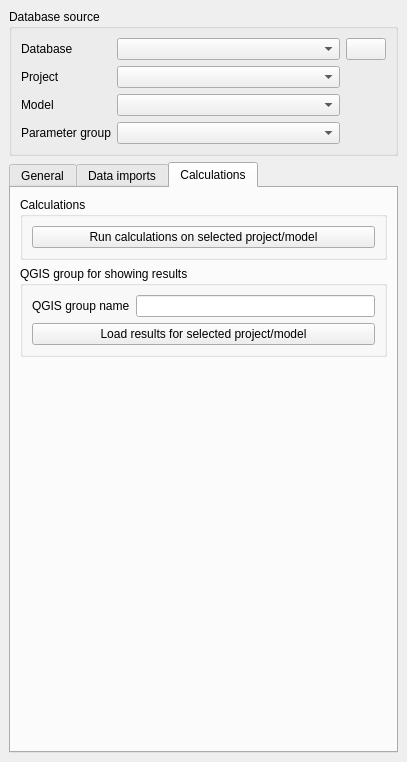
<?xml version="1.0" encoding="UTF-8"?>
<ui version="4.0">
 <class>GroundwaterDamageCostDockWidgetBase</class>
 <widget class="QDockWidget" name="GroundwaterDamageCostDockWidgetBase">
  <property name="geometry">
   <rect>
    <x>0</x>
    <y>0</y>
    <width>407</width>
    <height>762</height>
   </rect>
  </property>
  <property name="windowTitle">
   <string>Shallow Groundwater Damage</string>
  </property>
  <widget class="QWidget" name="dockWidgetContents">
   <layout class="QVBoxLayout" name="verticalLayout_5">
    <item>
     <widget class="QGroupBox" name="gbDatabase">
      <property name="title">
       <string>Database source</string>
      </property>
      <property name="checkable">
       <bool>false</bool>
      </property>
      <property name="checked">
       <bool>false</bool>
      </property>
      <layout class="QVBoxLayout" name="verticalLayout_2">
       <item>
        <layout class="QGridLayout" name="gridLayout">
         <item row="1" column="0">
          <widget class="QLabel" name="label_8">
           <property name="sizePolicy">
            <sizepolicy hsizetype="Preferred" vsizetype="Preferred">
             <horstretch>0</horstretch>
             <verstretch>0</verstretch>
            </sizepolicy>
           </property>
           <property name="text">
            <string>Project</string>
           </property>
          </widget>
         </item>
         <item row="0" column="1">
          <widget class="QComboBox" name="cbDatabase">
           <property name="sizePolicy">
            <sizepolicy hsizetype="Preferred" vsizetype="Fixed">
             <horstretch>5</horstretch>
             <verstretch>0</verstretch>
            </sizepolicy>
           </property>
          </widget>
         </item>
         <item row="0" column="0">
          <widget class="QLabel" name="label_7">
           <property name="sizePolicy">
            <sizepolicy hsizetype="Preferred" vsizetype="Preferred">
             <horstretch>0</horstretch>
             <verstretch>0</verstretch>
            </sizepolicy>
           </property>
           <property name="text">
            <string>Database</string>
           </property>
          </widget>
         </item>
         <item row="3" column="0">
          <widget class="QLabel" name="label_23">
           <property name="sizePolicy">
            <sizepolicy hsizetype="Preferred" vsizetype="Preferred">
             <horstretch>0</horstretch>
             <verstretch>0</verstretch>
            </sizepolicy>
           </property>
           <property name="text">
            <string>Parameter group</string>
           </property>
          </widget>
         </item>
         <item row="0" column="2">
          <widget class="QPushButton" name="pbDatabase">
           <property name="sizePolicy">
            <sizepolicy hsizetype="Minimum" vsizetype="Fixed">
             <horstretch>0</horstretch>
             <verstretch>0</verstretch>
            </sizepolicy>
           </property>
           <property name="text">
            <string/>
           </property>
          </widget>
         </item>
         <item row="3" column="1">
          <widget class="QComboBox" name="cbParameterGroup">
           <property name="sizePolicy">
            <sizepolicy hsizetype="Preferred" vsizetype="Fixed">
             <horstretch>5</horstretch>
             <verstretch>0</verstretch>
            </sizepolicy>
           </property>
          </widget>
         </item>
         <item row="2" column="1">
          <widget class="QComboBox" name="cbModel">
           <property name="sizePolicy">
            <sizepolicy hsizetype="Preferred" vsizetype="Fixed">
             <horstretch>5</horstretch>
             <verstretch>0</verstretch>
            </sizepolicy>
           </property>
          </widget>
         </item>
         <item row="2" column="0">
          <widget class="QLabel" name="label_20">
           <property name="sizePolicy">
            <sizepolicy hsizetype="Preferred" vsizetype="Preferred">
             <horstretch>0</horstretch>
             <verstretch>0</verstretch>
            </sizepolicy>
           </property>
           <property name="text">
            <string>Model</string>
           </property>
          </widget>
         </item>
         <item row="1" column="1">
          <widget class="QComboBox" name="cbProject">
           <property name="sizePolicy">
            <sizepolicy hsizetype="Preferred" vsizetype="Fixed">
             <horstretch>5</horstretch>
             <verstretch>0</verstretch>
            </sizepolicy>
           </property>
          </widget>
         </item>
        </layout>
       </item>
      </layout>
     </widget>
    </item>
    <item>
     <widget class="QTabWidget" name="twFloodDamageCost">
      <property name="currentIndex">
       <number>2</number>
      </property>
      <widget class="QWidget" name="tab">
       <attribute name="title">
        <string>General</string>
       </attribute>
       <layout class="QVBoxLayout" name="verticalLayout_6">
        <item>
         <widget class="QGroupBox" name="groupBox_4">
          <property name="title">
           <string>Create database</string>
          </property>
          <layout class="QVBoxLayout" name="verticalLayout">
           <item>
            <layout class="QGridLayout" name="gridLayout_3">
             <item row="0" column="0">
              <widget class="QLabel" name="label_25">
               <property name="sizePolicy">
                <sizepolicy hsizetype="Preferred" vsizetype="Preferred">
                 <horstretch>0</horstretch>
                 <verstretch>0</verstretch>
                </sizepolicy>
               </property>
               <property name="text">
                <string>DB server URI</string>
               </property>
              </widget>
             </item>
             <item row="0" column="1">
              <widget class="QLineEdit" name="leDBServerURI">
               <property name="toolTip">
                <string>&lt;html&gt;&lt;head/&gt;&lt;body&gt;&lt;p&gt;&lt;span style=&quot; font-weight:700;&quot;&gt;URI for administrative database on the server, where the new database will be located&lt;br/&gt;&lt;br/&gt;Usage:&lt;/span&gt; postgresql://[user[:password]@][netloc][:port][/dbname]&lt;br/&gt;&lt;span style=&quot; font-weight:700;&quot;&gt;Example&lt;/span&gt;: &lt;span style=&quot; font-style:italic;&quot;&gt;postgresql://postgres:mypassword@localhost:5432/postgres&lt;/span&gt;&lt;/p&gt;&lt;/body&gt;&lt;/html&gt;</string>
               </property>
               <property name="text">
                <string>postgres://postgres:ukulemy@localhost:5432/postgres</string>
               </property>
              </widget>
             </item>
             <item row="1" column="0">
              <widget class="QLabel" name="label_21">
               <property name="sizePolicy">
                <sizepolicy hsizetype="Preferred" vsizetype="Preferred">
                 <horstretch>0</horstretch>
                 <verstretch>0</verstretch>
                </sizepolicy>
               </property>
               <property name="text">
                <string>Name, new database</string>
               </property>
              </widget>
             </item>
             <item row="1" column="1">
              <widget class="QLineEdit" name="leDBNewName">
               <property name="toolTip">
                <string>&lt;html&gt;&lt;head/&gt;&lt;body&gt;&lt;p&gt;&lt;span style=&quot; font-weight:700;&quot;&gt;Name of the (new) database.&lt;/span&gt;&lt;/p&gt;&lt;p&gt;If the database already exist, &lt;span style=&quot; font-style:italic;&quot;&gt;any&lt;/span&gt; TGV related schemas and tables &lt;span style=&quot; font-weight:700;&quot;&gt;will be dropped&lt;/span&gt; and replaced with new, empty versions.&lt;/p&gt;&lt;/body&gt;&lt;/html&gt;</string>
               </property>
               <property name="whatsThis">
                <string>sadfasdf</string>
               </property>
               <property name="text">
                <string/>
               </property>
              </widget>
             </item>
             <item row="2" column="0">
              <widget class="QLabel" name="label_22">
               <property name="sizePolicy">
                <sizepolicy hsizetype="Preferred" vsizetype="Preferred">
                 <horstretch>0</horstretch>
                 <verstretch>0</verstretch>
                </sizepolicy>
               </property>
               <property name="text">
                <string>QGIS DB connection name</string>
               </property>
              </widget>
             </item>
             <item row="2" column="1">
              <widget class="QLineEdit" name="leConnectioName">
               <property name="toolTip">
                <string>&lt;html&gt;&lt;head/&gt;&lt;body&gt;&lt;p&gt;&lt;span style=&quot; font-weight:700;&quot;&gt;QGIS connection name for the new database&lt;/span&gt;. &lt;br/&gt;&lt;/p&gt;&lt;p&gt;After successful creation of the new database the QGIS connection will be created and will be used as connection for the &amp;quot;Shallow Groundwater Damage&amp;quot; plugin &lt;/p&gt;&lt;/body&gt;&lt;/html&gt;</string>
               </property>
               <property name="whatsThis">
                <string>sadfasdf</string>
               </property>
               <property name="text">
                <string/>
               </property>
              </widget>
             </item>
            </layout>
           </item>
           <item>
            <widget class="QPushButton" name="pbCreateDabase">
             <property name="sizePolicy">
              <sizepolicy hsizetype="Minimum" vsizetype="Fixed">
               <horstretch>9</horstretch>
               <verstretch>0</verstretch>
              </sizepolicy>
             </property>
             <property name="text">
              <string>Create database</string>
             </property>
            </widget>
           </item>
          </layout>
         </widget>
        </item>
        <item>
         <widget class="QGroupBox" name="groupBox_5">
          <property name="title">
           <string>QGIS group for editing</string>
          </property>
          <layout class="QVBoxLayout" name="verticalLayout_3">
           <item>
            <layout class="QHBoxLayout" name="horizontalLayout">
             <item>
              <widget class="QLabel" name="label_27">
               <property name="sizePolicy">
                <sizepolicy hsizetype="Preferred" vsizetype="Preferred">
                 <horstretch>0</horstretch>
                 <verstretch>0</verstretch>
                </sizepolicy>
               </property>
               <property name="text">
                <string>QGIS group name</string>
               </property>
              </widget>
             </item>
             <item>
              <widget class="QLineEdit" name="leEditingName"/>
             </item>
            </layout>
           </item>
           <item>
            <layout class="QHBoxLayout" name="horizontalLayout_5">
             <item>
              <widget class="QPushButton" name="pbLoadCurrent">
               <property name="sizePolicy">
                <sizepolicy hsizetype="Minimum" vsizetype="Fixed">
                 <horstretch>9</horstretch>
                 <verstretch>0</verstretch>
                </sizepolicy>
               </property>
               <property name="text">
                <string>Load current data set</string>
               </property>
              </widget>
             </item>
             <item>
              <widget class="QPushButton" name="pbUpdateData">
               <property name="sizePolicy">
                <sizepolicy hsizetype="Minimum" vsizetype="Fixed">
                 <horstretch>9</horstretch>
                 <verstretch>0</verstretch>
                </sizepolicy>
               </property>
               <property name="text">
                <string>Update project / model</string>
               </property>
              </widget>
             </item>
            </layout>
           </item>
          </layout>
         </widget>
        </item>
        <item>
         <spacer name="verticalSpacer_2">
          <property name="orientation">
           <enum>Qt::Orientation::Vertical</enum>
          </property>
          <property name="sizeHint" stdset="0">
           <size>
            <width>20</width>
            <height>381</height>
           </size>
          </property>
         </spacer>
        </item>
       </layout>
      </widget>
      <widget class="QWidget" name="data_import">
       <attribute name="title">
        <string>Data imports</string>
       </attribute>
       <layout class="QVBoxLayout" name="verticalLayout_13">
        <item>
         <widget class="QGroupBox" name="groupBox_9">
          <property name="title">
           <string>Import Buildings</string>
          </property>
          <layout class="QVBoxLayout" name="verticalLayout_4">
           <item>
            <layout class="QGridLayout" name="gridLayout_2">
             <item row="0" column="0">
              <widget class="QLabel" name="label_34">
               <property name="sizePolicy">
                <sizepolicy hsizetype="Preferred" vsizetype="Preferred">
                 <horstretch>0</horstretch>
                 <verstretch>0</verstretch>
                </sizepolicy>
               </property>
               <property name="text">
                <string>Buildings data path</string>
               </property>
              </widget>
             </item>
             <item row="0" column="1">
              <widget class="QgsFileWidget" name="qfwBuildings">
               <property name="dialogTitle">
                <string>Creat QGIS project file</string>
               </property>
              </widget>
             </item>
             <item row="1" column="0">
              <widget class="QLabel" name="label_15">
               <property name="sizePolicy">
                <sizepolicy hsizetype="Preferred" vsizetype="Preferred">
                 <horstretch>0</horstretch>
                 <verstretch>0</verstretch>
                </sizepolicy>
               </property>
               <property name="text">
                <string>Import format</string>
               </property>
              </widget>
             </item>
             <item row="1" column="1">
              <widget class="QComboBox" name="cbBuildingFormat">
               <property name="sizePolicy">
                <sizepolicy hsizetype="Preferred" vsizetype="Fixed">
                 <horstretch>5</horstretch>
                 <verstretch>0</verstretch>
                </sizepolicy>
               </property>
              </widget>
             </item>
            </layout>
           </item>
           <item>
            <widget class="QPushButton" name="pbImportBuilding">
             <property name="sizePolicy">
              <sizepolicy hsizetype="Minimum" vsizetype="Fixed">
               <horstretch>9</horstretch>
               <verstretch>0</verstretch>
              </sizepolicy>
             </property>
             <property name="text">
              <string>Import building data</string>
             </property>
            </widget>
           </item>
          </layout>
         </widget>
        </item>
        <item>
         <widget class="QGroupBox" name="groupBox_11">
          <property name="title">
           <string>Import depth data</string>
          </property>
          <layout class="QVBoxLayout" name="verticalLayout_9">
           <item>
            <layout class="QGridLayout" name="gridLayout_5">
             <item row="0" column="0">
              <widget class="QLabel" name="label_35">
               <property name="sizePolicy">
                <sizepolicy hsizetype="Preferred" vsizetype="Preferred">
                 <horstretch>0</horstretch>
                 <verstretch>0</verstretch>
                </sizepolicy>
               </property>
               <property name="text">
                <string>Depth data path</string>
               </property>
              </widget>
             </item>
             <item row="0" column="1">
              <widget class="QgsFileWidget" name="qfwDepth">
               <property name="dialogTitle">
                <string>Creat QGIS project file</string>
               </property>
              </widget>
             </item>
             <item row="1" column="0">
              <widget class="QLabel" name="label_16">
               <property name="sizePolicy">
                <sizepolicy hsizetype="Preferred" vsizetype="Preferred">
                 <horstretch>0</horstretch>
                 <verstretch>0</verstretch>
                </sizepolicy>
               </property>
               <property name="text">
                <string>Import format</string>
               </property>
              </widget>
             </item>
             <item row="1" column="1">
              <widget class="QComboBox" name="cbDepthFormat">
               <property name="sizePolicy">
                <sizepolicy hsizetype="Preferred" vsizetype="Fixed">
                 <horstretch>5</horstretch>
                 <verstretch>0</verstretch>
                </sizepolicy>
               </property>
              </widget>
             </item>
            </layout>
           </item>
           <item>
            <widget class="QPushButton" name="pbDepthImport">
             <property name="sizePolicy">
              <sizepolicy hsizetype="Minimum" vsizetype="Fixed">
               <horstretch>9</horstretch>
               <verstretch>0</verstretch>
              </sizepolicy>
             </property>
             <property name="text">
              <string>Import depth data</string>
             </property>
            </widget>
           </item>
          </layout>
         </widget>
        </item>
        <item>
         <widget class="QGroupBox" name="groupBox_12">
          <property name="title">
           <string>Import correction data</string>
          </property>
          <layout class="QVBoxLayout" name="verticalLayout_11">
           <item>
            <layout class="QGridLayout" name="gridLayout_10">
             <item row="0" column="0">
              <widget class="QLabel" name="label_36">
               <property name="sizePolicy">
                <sizepolicy hsizetype="Preferred" vsizetype="Preferred">
                 <horstretch>0</horstretch>
                 <verstretch>0</verstretch>
                </sizepolicy>
               </property>
               <property name="text">
                <string>Spring data path</string>
               </property>
              </widget>
             </item>
             <item row="4" column="0">
              <widget class="QLabel" name="label_17">
               <property name="sizePolicy">
                <sizepolicy hsizetype="Preferred" vsizetype="Preferred">
                 <horstretch>0</horstretch>
                 <verstretch>0</verstretch>
                </sizepolicy>
               </property>
               <property name="text">
                <string>Import format</string>
               </property>
              </widget>
             </item>
             <item row="1" column="0">
              <widget class="QLabel" name="label_41">
               <property name="sizePolicy">
                <sizepolicy hsizetype="Preferred" vsizetype="Preferred">
                 <horstretch>0</horstretch>
                 <verstretch>0</verstretch>
                </sizepolicy>
               </property>
               <property name="text">
                <string>Summer data path</string>
               </property>
              </widget>
             </item>
             <item row="2" column="0">
              <widget class="QLabel" name="label_42">
               <property name="sizePolicy">
                <sizepolicy hsizetype="Preferred" vsizetype="Preferred">
                 <horstretch>0</horstretch>
                 <verstretch>0</verstretch>
                </sizepolicy>
               </property>
               <property name="text">
                <string>Autumn data path</string>
               </property>
              </widget>
             </item>
             <item row="4" column="1" colspan="2">
              <widget class="QComboBox" name="cbCellLayer_4">
               <property name="sizePolicy">
                <sizepolicy hsizetype="Preferred" vsizetype="Fixed">
                 <horstretch>5</horstretch>
                 <verstretch>0</verstretch>
                </sizepolicy>
               </property>
              </widget>
             </item>
             <item row="3" column="0">
              <widget class="QLabel" name="label_43">
               <property name="sizePolicy">
                <sizepolicy hsizetype="Preferred" vsizetype="Preferred">
                 <horstretch>0</horstretch>
                 <verstretch>0</verstretch>
                </sizepolicy>
               </property>
               <property name="text">
                <string>Winter data path</string>
               </property>
              </widget>
             </item>
             <item row="0" column="1" colspan="2">
              <widget class="QgsFileWidget" name="qfwCorrectionSpring">
               <property name="dialogTitle">
                <string>Creat QGIS project file</string>
               </property>
              </widget>
             </item>
             <item row="1" column="1" colspan="2">
              <widget class="QgsFileWidget" name="qfwCorrectionSummer">
               <property name="dialogTitle">
                <string>Creat QGIS project file</string>
               </property>
              </widget>
             </item>
             <item row="2" column="1" colspan="2">
              <widget class="QgsFileWidget" name="qfwCorrectionAutumn">
               <property name="dialogTitle">
                <string>Creat QGIS project file</string>
               </property>
              </widget>
             </item>
             <item row="3" column="1" colspan="2">
              <widget class="QgsFileWidget" name="qfwCorrectionWinterSpring">
               <property name="dialogTitle">
                <string>Creat QGIS project file</string>
               </property>
              </widget>
             </item>
            </layout>
           </item>
           <item>
            <widget class="QPushButton" name="pbCorrectionImport">
             <property name="sizePolicy">
              <sizepolicy hsizetype="Minimum" vsizetype="Fixed">
               <horstretch>9</horstretch>
               <verstretch>0</verstretch>
              </sizepolicy>
             </property>
             <property name="text">
              <string>Import correction data</string>
             </property>
            </widget>
           </item>
          </layout>
         </widget>
        </item>
        <item>
         <spacer name="verticalSpacer_4">
          <property name="orientation">
           <enum>Qt::Orientation::Vertical</enum>
          </property>
          <property name="sizeHint" stdset="0">
           <size>
            <width>20</width>
            <height>179</height>
           </size>
          </property>
         </spacer>
        </item>
       </layout>
      </widget>
      <widget class="QWidget" name="tab_2">
       <attribute name="title">
        <string>Calculations</string>
       </attribute>
       <layout class="QVBoxLayout" name="verticalLayout_14">
        <item>
         <widget class="QGroupBox" name="groupBox_10">
          <property name="title">
           <string>Calculations</string>
          </property>
          <layout class="QVBoxLayout" name="verticalLayout_12">
           <item>
            <widget class="QPushButton" name="pbRunCalc">
             <property name="sizePolicy">
              <sizepolicy hsizetype="Minimum" vsizetype="Fixed">
               <horstretch>9</horstretch>
               <verstretch>0</verstretch>
              </sizepolicy>
             </property>
             <property name="text">
              <string>Run calculations on selected project/model</string>
             </property>
            </widget>
           </item>
          </layout>
         </widget>
        </item>
        <item>
         <widget class="QGroupBox" name="groupBox_6">
          <property name="title">
           <string>QGIS group for showing results</string>
          </property>
          <layout class="QVBoxLayout" name="verticalLayout_10">
           <item>
            <layout class="QHBoxLayout" name="horizontalLayout_2">
             <item>
              <widget class="QLabel" name="label_28">
               <property name="sizePolicy">
                <sizepolicy hsizetype="Preferred" vsizetype="Preferred">
                 <horstretch>0</horstretch>
                 <verstretch>0</verstretch>
                </sizepolicy>
               </property>
               <property name="text">
                <string>QGIS group name</string>
               </property>
              </widget>
             </item>
             <item>
              <widget class="QLineEdit" name="leResultName">
               <property name="text">
                <string/>
               </property>
              </widget>
             </item>
            </layout>
           </item>
           <item>
            <widget class="QPushButton" name="pbLoadResults">
             <property name="sizePolicy">
              <sizepolicy hsizetype="Minimum" vsizetype="Fixed">
               <horstretch>9</horstretch>
               <verstretch>0</verstretch>
              </sizepolicy>
             </property>
             <property name="text">
              <string>Load results for selected project/model</string>
             </property>
            </widget>
           </item>
          </layout>
         </widget>
        </item>
        <item>
         <spacer name="verticalSpacer">
          <property name="orientation">
           <enum>Qt::Orientation::Vertical</enum>
          </property>
          <property name="sizeHint" stdset="0">
           <size>
            <width>20</width>
            <height>327</height>
           </size>
          </property>
         </spacer>
        </item>
       </layout>
      </widget>
     </widget>
    </item>
   </layout>
  </widget>
 </widget>
 <customwidgets>
  <customwidget>
   <class>QgsFileWidget</class>
   <extends>QWidget</extends>
   <header>qgsfilewidget.h</header>
  </customwidget>
 </customwidgets>
 <resources/>
 <connections/>
</ui>
